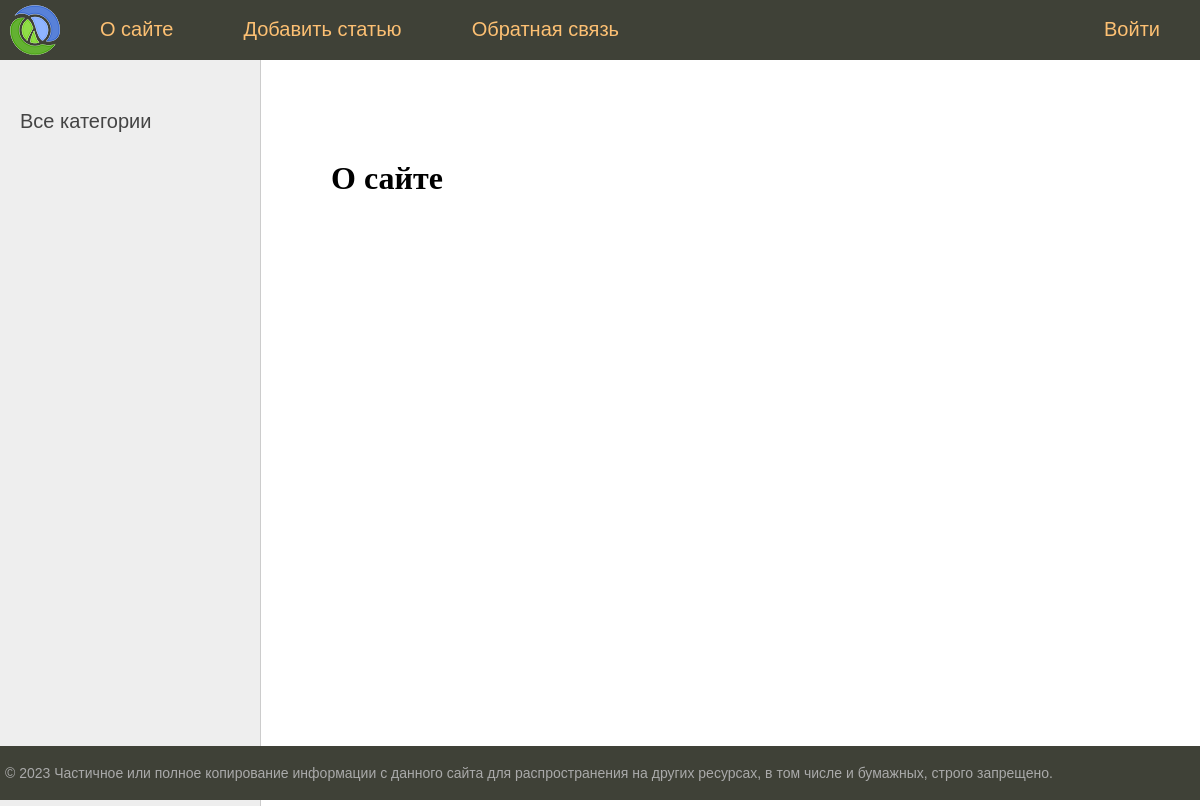
Page /about/ on the earlier database version.
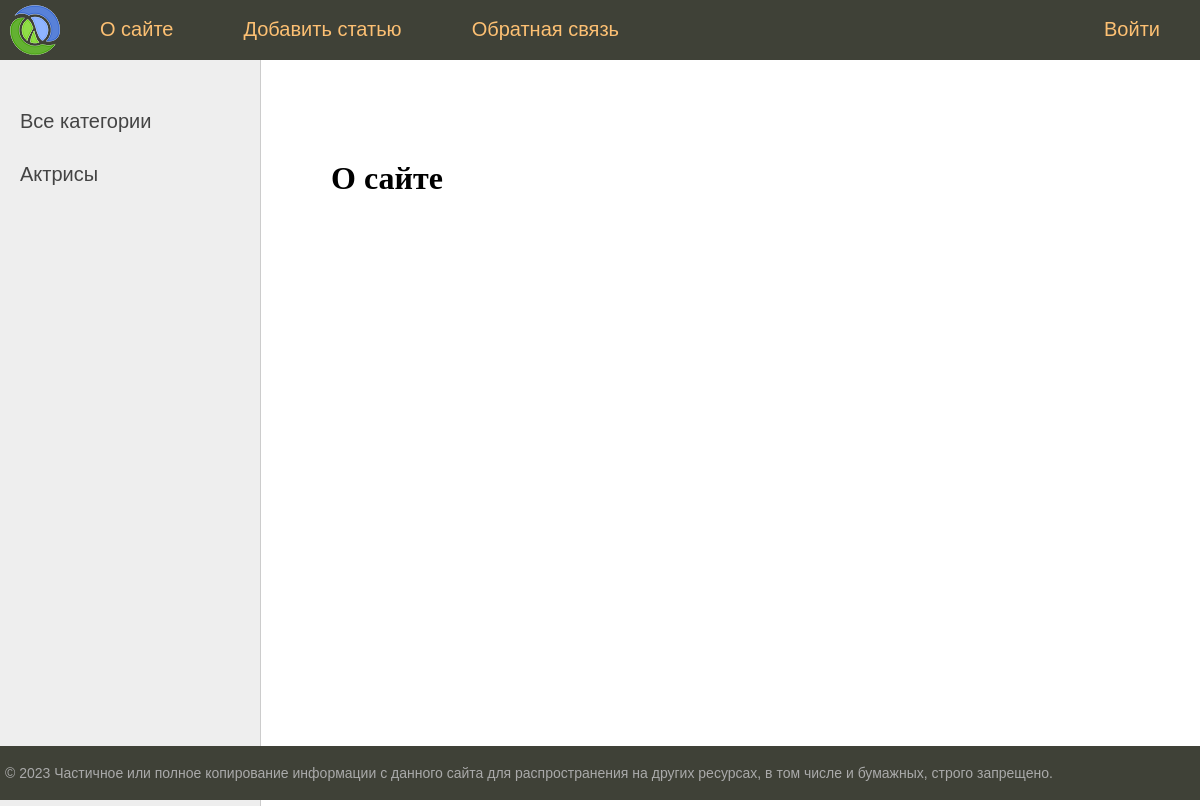
Same page on the later database version.
### women/models.py (models this page shows, shortened)
class Category(models.Model):
    name = models.CharField(max_length=100, db_index=True)
    slug = models.SlugField(max_length=255, unique=True, db_index=True)
    def get_absolute_url(self):
        return reverse('category', kwargs={'cat_slug': self.slug})

### women/views.py (the view)
# urls.py: path('about/', views.about, name='about'),
def about(request):
    return render(request, 'women/about.html', {'title': 'О сайте', 'menu': menu})

### women/templatetags/women_tags.py (called while the page is built)
@register.inclusion_tag('women/list_categories.html')
def show_categories(cat_selected=0):
    cats = Category.objects.annotate(total=Count("posts")).filter(total__gt=0)
    return {'cats': cats, 'cat_selected': cat_selected}

@register.inclusion_tag('women/list_tags.html')
def show_all_tags():
    tags = TagPost.objects.annotate(total=Count("tags")).filter(total__gt=0)
    return {'tags': tags}

### women/templates/women/about.html
{% extends 'base.html' %}
{% block content %}
<h1>{{ title }}</h1>
{% endblock %}

### women/templates/women/list_categories.html
{% for cat in cats %}
{% if cat.id == cat_selected %}
<li class="selected">{{ cat.name }}</li>
{% else %}
<li><a href="{{ cat.get_absolute_url }}">{{ cat.name }}</a> </li>
{% endif %}
{% endfor %}

Differences in the rows shown:
added Category: name "Актрисы"
